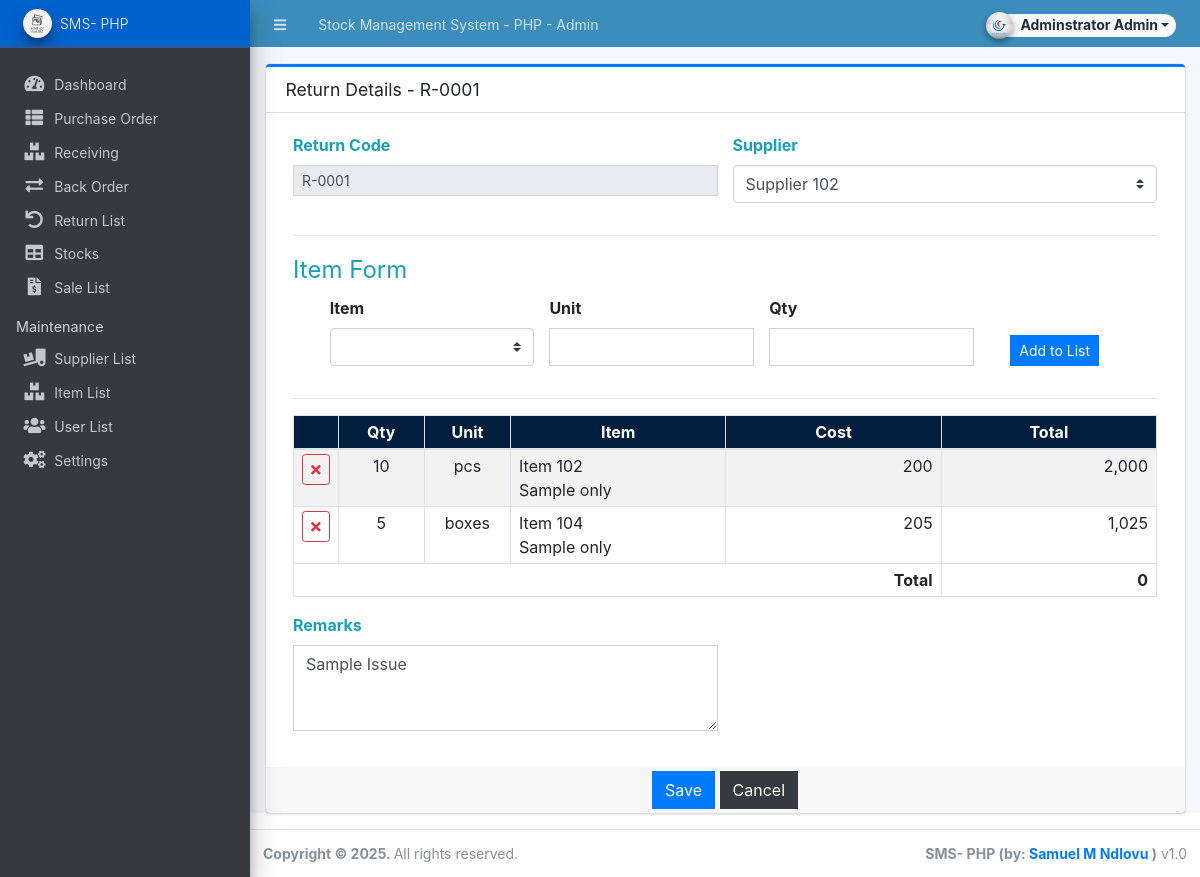
The page /admin?page=return/manage_return&id=1 (signed in) on the database as committed earlier.
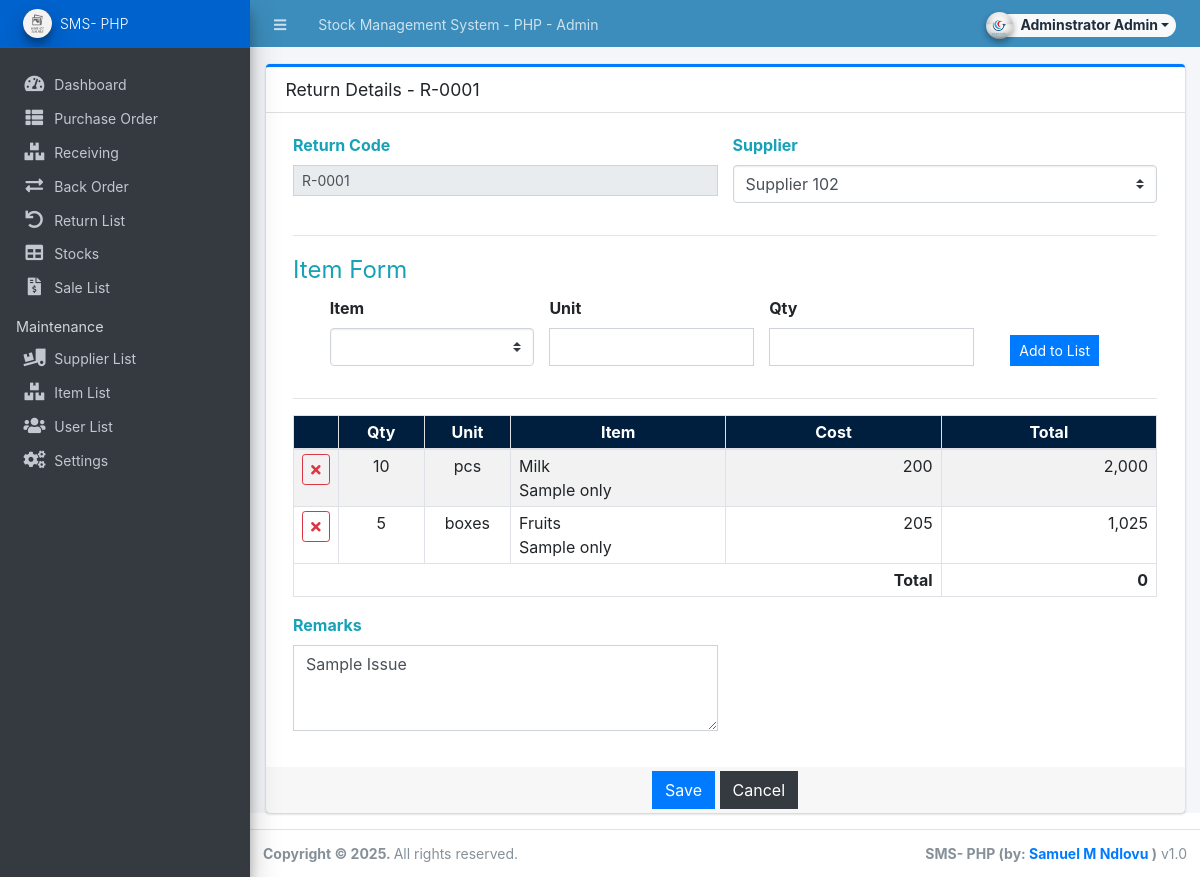
The same page on the database as committed later.
### tables this page shows
CREATE TABLE `stock_list` (
  `id` int(30) NOT NULL,
  `item_id` int(30) NOT NULL,
  `quantity` int(30) NOT NULL,
  `unit` varchar(250) DEFAULT NULL,
  `price` float NOT NULL DEFAULT 0,
  `total` float NOT NULL DEFAULT current_timestamp(),
  `type` tinyint(1) NOT NULL DEFAULT 1 COMMENT '1=IN , 2=OUT',
  `date_created` datetime NOT NULL DEFAULT current_timestamp()
);

CREATE TABLE `item_list` (
  `id` int(30) NOT NULL,
  `name` text NOT NULL,
  `description` text NOT NULL,
  `supplier_id` int(30) NOT NULL,
  `cost` float NOT NULL DEFAULT 0,
  `sell_price` float NOT NULL DEFAULT 0,
  `status` tinyint(1) NOT NULL DEFAULT 1,
  `date_created` datetime NOT NULL DEFAULT current_timestamp(),
  `date_updated` datetime NOT NULL DEFAULT current_timestamp() ON UPDATE current_timestamp()
);

### admin/return/manage_return.php (the view, shortened to what the changed rows need)
<div class="card card-outline card-primary">
    <div class="card-body">
        <form action="" id="return-form">
            <div class="container-fluid">
                <table class="table table-striped table-bordered" id="list">
                    <colgroup>
                    </colgroup>
                    <thead>
                        <tr class="text-light bg-navy">
                            <th class="text-center py-1 px-2"></th>
                            <th class="text-center py-1 px-2">Qty</th>
                            <th class="text-center py-1 px-2">Unit</th>
                            <th class="text-center py-1 px-2">Item</th>
                            <th class="text-center py-1 px-2">Cost</th>
                            <th class="text-center py-1 px-2">Total</th>
                        </tr>
                    </thead>
                    <tbody>
                        <?php
                        if(isset($id)):
                        $qry = $conn->query("SELECT s.*,i.name,i.description FROM `stock_list` s inner join item_list i on s.item_id = i.id where s.id in ({$stock_ids})");
                        while($row = $qry->fetch_assoc()):
                        ?>
                        <tr>
                            <td class="py-1 px-2 text-center">
                                <button class="btn btn-outline-danger btn-sm rem_row" type="button"><i class="fa fa-times"></i></button>
                            </td>
                            <td class="py-1 px-2 text-center qty">
                                <span class="visible"><?php echo number_format($row['quantity']); ?></span>
                            </td>
                            <td class="py-1 px-2 text-center unit">
                            <?php echo $row['unit']; ?>
                            </td>
                            <td class="py-1 px-2 item">
                            <?php echo $row['name']; ?> <br>
                            <?php echo $row['description']; ?>
                            </td>
                            <td class="py-1 px-2 text-right cost">
                            <?php echo number_format($row['price']); ?>
                            </td>
                            <td class="py-1 px-2 text-right total">
                            <?php echo number_format($row['total']); ?>
                            </td>
                        </tr>
                        <?php endwhile; ?>
                        <?php endif; ?>
                    </tbody>
                    <tfoot>
                        <tr>
                            <th class="text-right py-1 px-2" colspan="5">Total
                            </th>
                            <th class="text-right py-1 px-2 grand-total">0</th>
                        </tr>
                    </tfoot>
                </table>
            </div>
        </form>
    </div>
</div>

Rows that differ between the two databases and show on the page:
changed through a linked row, stock_list "pcs": item.name "Item 102" → "Milk"
changed through a linked row, stock_list "boxes": item.name "Item 104" → "Fruits"
